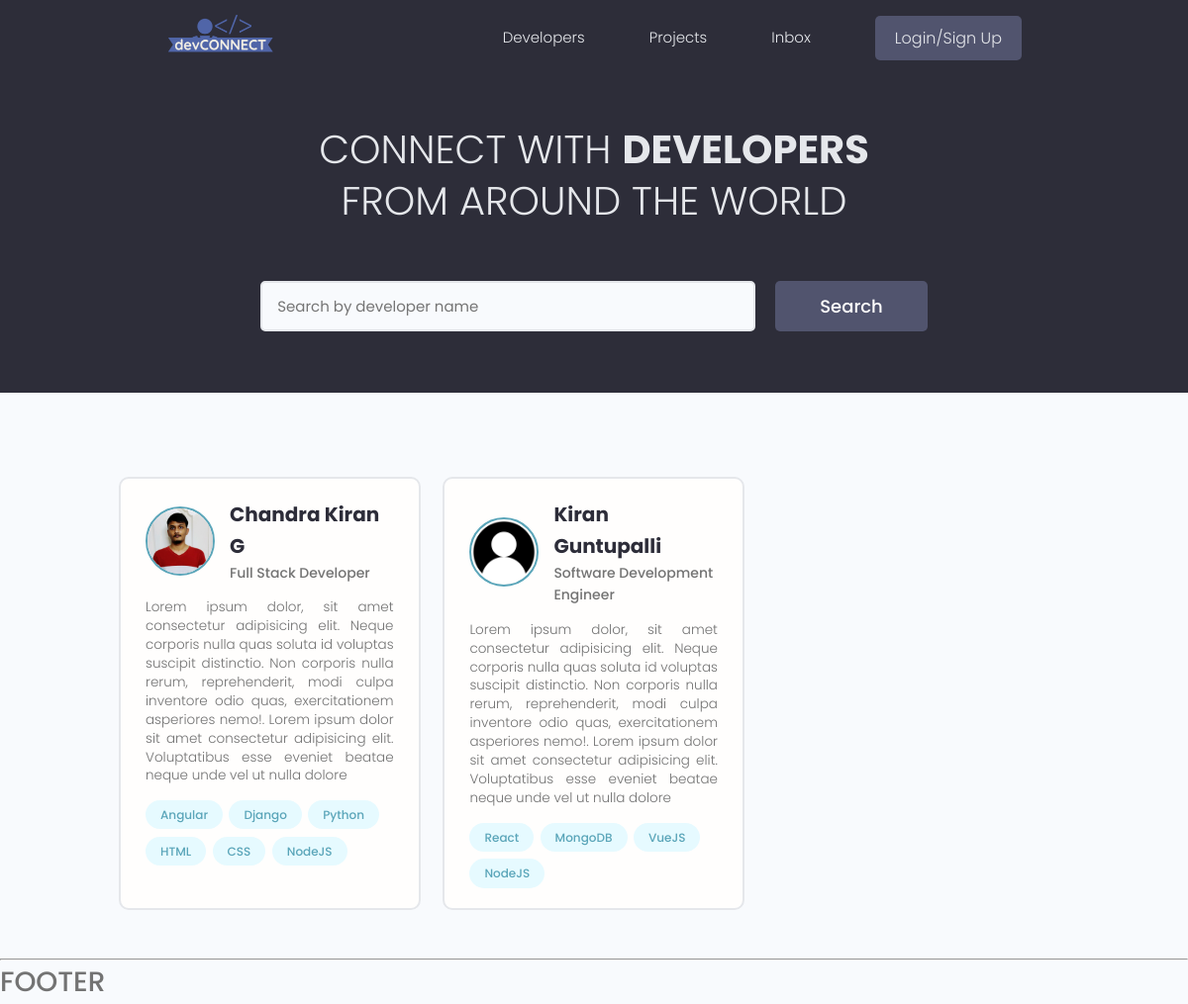
The page / on the database its author committed.
### users/models.py (models this page shows, shortened)
class Profile(models.Model):
    user = models.OneToOneField(User, on_delete=models.CASCADE, null=True, blank=True)
    name = models.CharField(max_length=200, null=True, blank=True)
    email = models.CharField(max_length=200, null=True, blank=True)
    username = models.CharField(max_length=200, null=True, blank=True)
    location = models.CharField(max_length=200, blank=True, null=True)
    headline = models.CharField(max_length=300, null=True, blank=True)
    bio = models.TextField(null=True, blank=True)
    profile_image = models.ImageField(null=True, blank=True, upload_to='profiles/', default="profiles/defaultuser.png")
    social_github = models.CharField(max_length=200, null=True, blank=True)
    social_twitter = models.CharField(max_length=200, null=True, blank=True)
    social_linkedin = models.CharField(max_length=200, null=True, blank=True)
    social_youtube = models.CharField(max_length=200, null=True, blank=True)
    social_website = models.CharField(max_length=200, null=True, blank=True)
    created = models.DateTimeField(auto_now_add=True)
    id = models.UUIDField(default=uuid.uuid4, unique=True, primary_key=True, editable=False)

class Skill(models.Model):
    owner = models.ForeignKey(Profile, on_delete=models.CASCADE, blank=True, null=True)
    name = models.CharField(max_length=200, blank=True, null=True)
    description = models.TextField(blank=True, null=True)
    created = models.DateTimeField(auto_now_add=True)
    id = models.UUIDField(default=uuid.uuid4, unique=True, primary_key=True, editable=False)
    def __str__(self):
        return str(self.name)

### users/views.py (the view)
# urls.py: path('', views.profiles, name="profiles"),
def profiles(request):
    profiles = Profile.objects.all()
    context = {'profiles' : profiles}
    return render(request, "users/profiles.html", context)

### users/templates/users/profiles.html (shortened to what this page needs)
{% extends 'main.html' %}
{% block content %}
<main class="home">
    <section class="hero-section text-center">
        <div class="container container--narrow">
            <div class="hero-section__box">
                <h2>CONNECT WITH <span>DEVELOPERS</span></h2>
                <h2>FROM AROUND THE WORLD</h2>
            </div>
            <div class="hero-section__search">
                <form class="form" action="#" method="get">
                    <div class="form__field">
                        <input class="input input--text" id="formInput#search" type="text" name="text"
                            placeholder="Search by developer name" />
                    </div>
                    <input class="btn btn--sub btn--lg" type="submit" value="Search" />
                </form>
            </div>
        </div>
    </section>
    <section class="devlist">
        <div class="container">
            <div class="grid grid--three">
                {% for profile in profiles %}
                <div class="column card">
                    <div class="dev">
                        <a href="{% url 'user-profile' profile.id %}" class="card__body">
                            <div class="dev__profile">
                                <img class="avatar avatar--md" src="{{profile.profile_image.url}}"
                                    alt="profile-image" />
                                <div class="dev__meta">
                                    <h3>{{profile.name}}</h3>
                                    <h5>{{profile.headline | slice:"80"}}</h5>
                                </div>
                            </div>
                            <p class="dev__info">
                                {{profile.bio | slice:"350"}}
                            </p>
                            <div class="dev__skills">
                                {% for skill in profile.skill_set.all|slice:"6" %}
                                <span class="tag tag--pill tag--main">
                                    <small>{{skill}}</small>
                                </span>
                                {% endfor %}
                            </div>
                        </a>
                    </div>
                </div>
                {% endfor %}
            </div>
        </div>
    </section>
</main>
{% endblock content %}

### static/styles/app.css (style rules this page uses)
:root { --color-sub: #2d2d39; }
.btn--sub { background-color: var(--color-sub-light); }
.card { border: 2px solid var(--color-light); }
img { width: 100%; }
.hero-section { height: 40vh; display: flex; align-items: center; background-color: var(--color-sub); }
.hero-section__box { margin-bottom: 4rem; }
.hero-section__box > h2, .hero-section__box > h2 > span { font-size: 4rem; color: var(--color-light); line-height: 1.3; text-transform: uppercase; }
.hero-section__box > h2 { font-weight: 300; }
.hero-section__box > h2 > span { font-weight: 700; }
.hero-section__search > .form { display: flex; align-items: center; justify-content: center; gap: 2rem; }
.hero-section__search > .form input.input--text { width: 50rem; }
.devlist { margin-top: 8rem; }
.devlist .grid { align-items: stretch; }
.devlist .dev .dev__profile { display: flex; align-items: center; gap: 1.5rem; }
.devlist .dev .dev__meta h3 { color: var(--color-sub); font-size: 2rem; font-weight: 700; }
.devlist .dev .dev__meta h5 { color: var(--color-text); font-size: 1.4rem; font-weight: 500; }
.devlist .dev .dev__info { margin: 1.5rem 0; font-size: 1.35rem; line-height: 1.4; text-align: justify; }

### static/uikit/styles/modules/_variables.css (style rules this page uses)
:root { --color-main: #5aa5b9; --color-main-light: #e6faff; --color-sub: #3f4156; --color-sub-light: #51546e; --color-sub-lighter: #ededfd; --color-text: #737373; --color-gray: #8b8b8b; --color-light: #e5e7eb; --color-light-gray: #767676; --color-bg: #f8fafd; --color-white: #fffefd; --color-white-light: #f3f3f3; --color-success: #359e64; --color-success-bg: #def8e8; --color-error: #fc4b0b; --color-error-bg: #fff2ee; --font-base: 'Poppins', arial, helvetica, 'Segoe UI', roboto, ubuntu, sans-serif; --font-monospace: 'Fira Code', 'Courier New', courier, monospace; --font-regular: 300; --font-medium: 500; --font-bold: 700; --generic-shadow: 1px 1px 5px #00000010; --generic-transition: all 0.3s ease-in-out; }

### static/uikit/styles/modules/_base.css (style rules this page uses)
* { margin: 0; padding: 0; box-sizing: border-box; text-rendering: optimizeLegibility; color: inherit; font-size: inherit; }
html { font-size: 50%; }
@media only screen and (min-width: 480px) { html { font-size: 56.25%; } }
@media only screen and (min-width: 1200px) { html { font-size: 62.5%; } }
body { line-height: 1.6; font-weight: 400; font-size: 1.5rem; color: var(--color-text); background-color: var(--color-bg); min-height: 100vh; }

### static/uikit/styles/modules/_typography.css (style rules this page uses)
* { font-family: var(--font-base); }
h2 { font-size: 3.6rem; font-weight: var(--font-bold); }
h3 { font-size: 3.2rem; font-weight: var(--font-medium); }
h5 { font-size: 2.4rem; font-weight: var(--font-medium); }
h5, h6 { font-weight: var(--font-regular); }
p, span, strong { font-size: 1.6rem; color: var(--color-text); font-weight: var(--font-regular); }
a { padding-bottom: 2px; text-decoration: none; display: inline-block; color: var(--color-main); font-weight: var(--font-medium); }

### static/uikit/styles/modules/_utilities.css (style rules this page uses)
.container { width: 92%; max-width: 165rem; margin: 0 auto; box-sizing: border-box; }
.container--narrow { width: 92%; max-width: 120rem; }
@media screen and (min-width: 1000px) { .container { width: 90%; } }
@media screen and (min-width: 1000px) { .container--narrow { width: 85%; } }
@media screen and (min-width: 1200px) { .container { width: 80%; } }
@media screen and (min-width: 1200px) { .container--narrow { width: 72%; } }
.text-center { text-align: center; }

### static/uikit/styles/modules/_avatar.css (style rules this page uses)
.avatar { border-radius: 50%; border: 2px solid var(--color-main); object-fit: cover; }
.avatar--md { height: 7rem; width: 7rem; }

### static/uikit/styles/modules/_button.css (style rules this page uses)
.btn { display: inline-block; position: relative; cursor: pointer; background-color: var(--color-light); font-weight: var(--font-medium); color: var(--color-sub); text-decoration: none; padding: 1rem 2rem; border-radius: 0.5rem; border: none; width: -webkit-fit-content; width: -moz-fit-content; width: fit-content; height: -webkit-fit-content; height: -moz-fit-content; height: fit-content; font-size: 1.6rem; outline-width: 0; outline-color: transparent; -webkit-backface-visibility: hidden; backface-visibility: hidden; transition: all 0.3s ease-in-out; }
.btn--sub { background-color: var(--color-sub); color: var(--color-white); }
.btn--lg { font-size: 1.8rem; padding: 1.2rem 4.5rem; }

### static/uikit/styles/modules/_card.css (style rules this page uses)
.card { border-radius: 1rem; background-color: var(--color-white); border: 1.5px solid var(--color-light); width: auto; height: auto; margin-top: 0.5rem; margin-bottom: 0.5rem; overflow: hidden; }
.card__body, .card__header { padding: 2rem 2.5rem; }

### rows shown on the page
Profile: profile_image (picture), name "Chandra Kiran G", headline "Full Stack Developer", bio "Lorem ipsum dolor, sit amet consectetur adipisicing elit. Neque corporis nulla quas soluta id voluptas suscipit distinctio. Non corporis nulla rerum, reprehenderit, modi culpa inventore odio quas, exercitationem asperiores nemo!. Lorem ipsum dolor sit amet consectetur adipisicing elit. Voluptatibus esse eveniet beatae neque unde vel ut nulla dolore"
Skill: name "Angular"
Skill: name "Django"
Skill: name "Python"
Skill: name "HTML"
Skill: name "CSS"
Skill: name "NodeJS"
Profile: profile_image (placeholder picture), name "Kiran Guntupalli", headline "Software Development Engineer", bio "Lorem ipsum dolor, sit amet consectetur adipisicing elit. Neque corporis nulla quas soluta id voluptas suscipit distinctio. Non corporis nulla rerum, reprehenderit, modi culpa inventore odio quas, exercitationem asperiores nemo!. Lorem ipsum dolor sit amet consectetur adipisicing elit. Voluptatibus esse eveniet beatae neque unde vel ut nulla dolore"
Skill: name "React"
Skill: name "MongoDB"
Skill: name "VueJS"
Skill: name "NodeJS"
